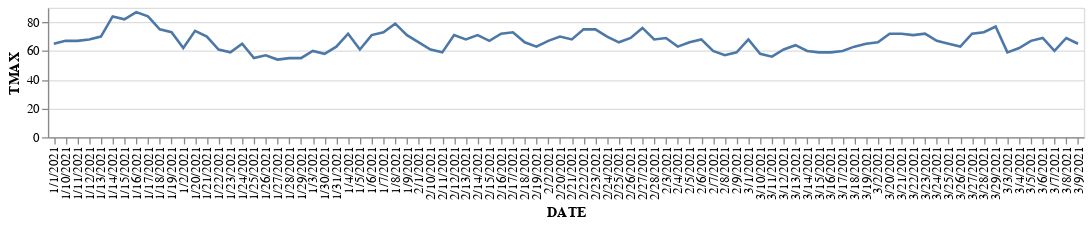

Notebook code cell kept with this figure:
### Markdown cell above
## Visualization

Plotting libraries often operate in such a way that tidy data is easier to plot.

### Code cell
alt.Chart(weather1).mark_line().encode(
    x = 'DATE',
    y = 'TMAX'
).properties(
    width = 800, 
    height = 100
)

### Figure 1 — Vega-Lite specification as saved in the notebook (floating-point values rounded to 4 significant figures)
{"config": {"view": {"continuousWidth": 400, "continuousHeight": 300}}, "data": {"name": "data-7707a377a611fea0e30a7390cb6491ab"}, "mark": "line", "encoding": {"x": {"type": "nominal", "field": "DATE"}, "y": {"type": "quantitative", "field": "TMAX"}}, "height": 100, "width": 800, "$schema": "https://vega.github.io/schema/vega-lite/v4.8.1.json", "datasets": {"data-7707a377a611fea0e30a7390cb6491ab": [{"STATION": "USW00023190", "NAME": "SANTA BARBARA MUNICIPAL AIRPORT, CA US", "DATE": "1/1/2021", "TMAX": 65, "TMIN": 37}, {"STATION": "USW00023190", "NAME": "SANTA BARBARA MUNICIPAL AIRPORT, CA US", "DATE": "1/2/2021", "TMAX": 62, "TMIN": 38}, {"STATION": "USW00023190", "NAME": "SANTA BARBARA MUNICIPAL AIRPORT, CA US", "DATE": "1/3/2021", "TMAX": 60, "TMIN": 42}, {"STATION": "USW00023190", "NAME": "SANTA BARBARA MUNICIPAL AIRPORT, CA US", "DATE": "1/4/2021", "TMAX": 72, "TMIN": 43}, {"STATION": "USW00023190", "NAME": "SANTA BARBARA MUNICIPAL AIRPORT, CA US", "DATE": "1/5/2021", "TMAX": 61, "TMIN": 40}, {"STATION": "USW00023190", "NAME": "SANTA BARBARA MUNICIPAL AIRPORT, CA US", "DATE": "1/6/2021", "TMAX": 71, "TMIN": 39}, {"STATION": "USW00023190", "NAME": "SANTA BARBARA MUNICIPAL AIRPORT, CA US", "DATE": "1/7/2021", "TMAX": 73, "TMIN": 38}, {"STATION": "USW00023190", "NAME": "SANTA BARBARA MUNICIPAL AIRPORT, CA US", "DATE": "1/8/2021", "TMAX": 79, "TMIN": 36}, {"STATION": "USW00023190", "NAME": "SANTA BARBARA MUNICIPAL AIRPORT, CA US", "DATE": "1/9/2021", "TMAX": 71, "TMIN": 39}, {"STATION": "USW00023190", "NAME": "SANTA BARBARA MUNICIPAL AIRPORT, CA US", "DATE": "1/10/2021", "TMAX": 67, "TMIN": 37}, {"STATION": "USW00023190", "NAME": "SANTA BARBARA MUNICIPAL AIRPORT, CA US", "DATE": "1/11/2021", "TMAX": 67, "TMIN": 36}, {"STATION": "USW00023190", "NAME": "SANTA BARBARA MUNICIPAL AIRPORT, CA US", "DATE": "1/12/2021", "TMAX": 68, "TMIN": 37}, {"STATION": "USW00023190", "NAME": "SANTA BARBARA MUNICIPAL AIRPORT, CA US", "DATE": "1/13/2021", "TMAX": 70, "TMIN": 39}, {"STATION": "USW00023190", "NAME": "SANTA BARBARA MUNICIPAL AIRPORT, CA US", "DATE": "1/14/2021", "TMAX": 84, "TMIN": 42}, {"STATION": "USW00023190", "NAME": "SANTA BARBARA MUNICIPAL AIRPORT, CA US", "DATE": "1/15/2021", "TMAX": 82, "TMIN": 42}, {"STATION": "USW00023190", "NAME": "SANTA BARBARA MUNICIPAL AIRPORT, CA US", "DATE": "1/16/2021", "TMAX": 87, "TMIN": 42}, {"STATION": "USW00023190", "NAME": "SANTA BARBARA MUNICIPAL AIRPORT, CA US", "DATE": "1/17/2021", "TMAX": 84, "TMIN": 46}, {"STATION": "USW00023190", "NAME": "SANTA BARBARA MUNICIPAL AIRPORT, CA US", "DATE": "1/18/2021", "TMAX": 75, "TMIN": 43}, {"STATION": "USW00023190", "NAME": "SANTA BARBARA MUNICIPAL AIRPORT, CA US", "DATE": "1/19/2021", "TMAX": 73, "TMIN": 47}, {"STATION": "USW00023190", "NAME": "SANTA BARBARA MUNICIPAL AIRPORT, CA US", "DATE": "1/20/2021", "TMAX": 74, "TMIN": 46}, {"STATION": "USW00023190", "NAME": "SANTA BARBARA MUNICIPAL AIRPORT, CA US", "DATE": "1/21/2021", "TMAX": 70, "TMIN": 42}, {"STATION": "USW00023190", "NAME": "SANTA BARBARA MUNICIPAL AIRPORT, CA US", "DATE": "1/22/2021", "TMAX": 61, "TMIN": 41}, {"STATION": "USW00023190", "NAME": "SANTA BARBARA MUNICIPAL AIRPORT, CA US", "DATE": "1/23/2021", "TMAX": 59, "TMIN": 40}, {"STATION": "USW00023190", "NAME": "SANTA BARBARA MUNICIPAL AIRPORT, CA US", "DATE": "1/24/2021", "TMAX": 65, "TMIN": 38}, {"STATION": "USW00023190", "NAME": "SANTA BARBARA MUNICIPAL AIRPORT, CA US", "DATE": "1/25/2021", "TMAX": 55, "TMIN": 44}, {"STATION": "USW00023190", "NAME": "SANTA BARBARA MUNICIPAL AIRPORT, CA US", "DATE": "1/26/2021", "TMAX": 57, "TMIN": 40}, {"STATION": "USW00023190", "NAME": "SANTA BARBARA MUNICIPAL AIRPORT, CA US", "DATE": "1/27/2021", "TMAX": 54, "TMIN": 48}, {"STATION": "USW00023190", "NAME": "SANTA BARBARA MUNICIPAL AIRPORT, CA US", "DATE": "1/28/2021", "TMAX": 55, "TMIN": 49}, {"STATION": "USW00023190", "NAME": "SANTA BARBARA MUNICIPAL AIRPORT, CA US", "DATE": "1/29/2021", "TMAX": 55, "TMIN": 42}, {"STATION": "USW00023190", "NAME": "SANTA BARBARA MUNICIPAL AIRPORT, CA US", "DATE": "1/30/2021", "TMAX": 58, "TMIN": 37}, {"STATION": "USW00023190", "NAME": "SANTA BARBARA MUNICIPAL AIRPORT, CA US", "DATE": "1/31/2021", "TMAX": 63, "TMIN": 37}, {"STATION": "USW00023190", "NAME": "SANTA BARBARA MUNICIPAL AIRPORT, CA US", "DATE": "2/1/2021", "TMAX": 66, "TMIN": 45}, {"STATION": "USW00023190", "NAME": "SANTA BARBARA MUNICIPAL AIRPORT, CA US", "DATE": "2/2/2021", "TMAX": 67, "TMIN": 40}, {"STATION": "USW00023190", "NAME": "SANTA BARBARA MUNICIPAL AIRPORT, CA US", "DATE": "2/3/2021", "TMAX": 69, "TMIN": 44}, {"STATION": "USW00023190", "NAME": "SANTA BARBARA MUNICIPAL AIRPORT, CA US", "DATE": "2/4/2021", "TMAX": 63, "TMIN": 37}, {"STATION": "USW00023190", "NAME": "SANTA BARBARA MUNICIPAL AIRPORT, CA US", "DATE": "2/5/2021", "TMAX": 66, "TMIN": 38}, {"STATION": "USW00023190", "NAME": "SANTA BARBARA MUNICIPAL AIRPORT, CA US", "DATE": "2/6/2021", "TMAX": 68, "TMIN": 38}, {"STATION": "USW00023190", "NAME": "SANTA BARBARA MUNICIPAL AIRPORT, CA US", "DATE": "2/7/2021", "TMAX": 60, "TMIN": 38}, {"STATION": "USW00023190", "NAME": "SANTA BARBARA MUNICIPAL AIRPORT, CA US", "DATE": "2/8/2021", "TMAX": 57, "TMIN": 49}, {"STATION": "USW00023190", "NAME": "SANTA BARBARA MUNICIPAL AIRPORT, CA US", "DATE": "2/9/2021", "TMAX": 59, "TMIN": 49}, {"STATION": "USW00023190", "NAME": "SANTA BARBARA MUNICIPAL AIRPORT, CA US", "DATE": "2/10/2021", "TMAX": 61, "TMIN": 41}, {"STATION": "USW00023190", "NAME": "SANTA BARBARA MUNICIPAL AIRPORT, CA US", "DATE": "2/11/2021", "TMAX": 59, "TMIN": 42}, {"STATION": "USW00023190", "NAME": "SANTA BARBARA MUNICIPAL AIRPORT, CA US", "DATE": "2/12/2021", "TMAX": 71, "TMIN": 49}, {"STATION": "USW00023190", "NAME": "SANTA BARBARA MUNICIPAL AIRPORT, CA US", "DATE": "2/13/2021", "TMAX": 68, "TMIN": 47}, {"STATION": "USW00023190", "NAME": "SANTA BARBARA MUNICIPAL AIRPORT, CA US", "DATE": "2/14/2021", "TMAX": 71, "TMIN": 43}, {"STATION": "USW00023190", "NAME": "SANTA BARBARA MUNICIPAL AIRPORT, CA US", "DATE": "2/15/2021", "TMAX": 67, "TMIN": 47}, {"STATION": "USW00023190", "NAME": "SANTA BARBARA MUNICIPAL AIRPORT, CA US", "DATE": "2/16/2021", "TMAX": 72, "TMIN": 47}, {"STATION": "USW00023190", "NAME": "SANTA BARBARA MUNICIPAL AIRPORT, CA US", "DATE": "2/17/2021", "TMAX": 73, "TMIN": 43}, {"STATION": "USW00023190", "NAME": "SANTA BARBARA MUNICIPAL AIRPORT, CA US", "DATE": "2/18/2021", "TMAX": 66, "TMIN": 40}, {"STATION": "USW00023190", "NAME": "SANTA BARBARA MUNICIPAL AIRPORT, CA US", "DATE": "2/19/2021", "TMAX": 63, "TMIN": 37}, {"STATION": "USW00023190", "NAME": "SANTA BARBARA MUNICIPAL AIRPORT, CA US", "DATE": "2/20/2021", "TMAX": 70, "TMIN": 45}, {"STATION": "USW00023190", "NAME": "SANTA BARBARA MUNICIPAL AIRPORT, CA US", "DATE": "2/21/2021", "TMAX": 68, "TMIN": 38}, {"STATION": "USW00023190", "NAME": "SANTA BARBARA MUNICIPAL AIRPORT, CA US", "DATE": "2/22/2021", "TMAX": 75, "TMIN": 37}, {"STATION": "USW00023190", "NAME": "SANTA BARBARA MUNICIPAL AIRPORT, CA US", "DATE": "2/23/2021", "TMAX": 75, "TMIN": 39}, {"STATION": "USW00023190", "NAME": "SANTA BARBARA MUNICIPAL AIRPORT, CA US", "DATE": "2/24/2021", "TMAX": 70, "TMIN": 41}, {"STATION": "USW00023190", "NAME": "SANTA BARBARA MUNICIPAL AIRPORT, CA US", "DATE": "2/25/2021", "TMAX": 66, "TMIN": 39}, {"STATION": "USW00023190", "NAME": "SANTA BARBARA MUNICIPAL AIRPORT, CA US", "DATE": "2/26/2021", "TMAX": 69, "TMIN": 36}, {"STATION": "USW00023190", "NAME": "SANTA BARBARA MUNICIPAL AIRPORT, CA US", "DATE": "2/27/2021", "TMAX": 76, "TMIN": 43}, {"STATION": "USW00023190", "NAME": "SANTA BARBARA MUNICIPAL AIRPORT, CA US", "DATE": "2/28/2021", "TMAX": 68, "TMIN": 38}, {"STATION": "USW00023190", "NAME": "SANTA BARBARA MUNICIPAL AIRPORT, CA US", "DATE": "3/1/2021", "TMAX": 68, "TMIN": 37}, {"STATION": "USW00023190", "NAME": "SANTA BARBARA MUNICIPAL AIRPORT, CA US", "DATE": "3/2/2021", "TMAX": 66, "TMIN": 36}, {"STATION": "USW00023190", "NAME": "SANTA BARBARA MUNICIPAL AIRPORT, CA US", "DATE": "3/3/2021", "TMAX": 59, "TMIN": 36}, {"STATION": "USW00023190", "NAME": "SANTA BARBARA MUNICIPAL AIRPORT, CA US", "DATE": "3/4/2021", "TMAX": 62, "TMIN": 37}, {"STATION": "USW00023190", "NAME": "SANTA BARBARA MUNICIPAL AIRPORT, CA US", "DATE": "3/5/2021", "TMAX": 67, "TMIN": 39}, {"STATION": "USW00023190", "NAME": "SANTA BARBARA MUNICIPAL AIRPORT, CA US", "DATE": "3/6/2021", "TMAX": 69, "TMIN": 43}, {"STATION": "USW00023190", "NAME": "SANTA BARBARA MUNICIPAL AIRPORT, CA US", "DATE": "3/7/2021", "TMAX": 60, "TMIN": 47}, {"STATION": "USW00023190", "NAME": "SANTA BARBARA MUNICIPAL AIRPORT, CA US", "DATE": "3/8/2021", "TMAX": 69, "TMIN": 47}, {"STATION": "USW00023190", "NAME": "SANTA BARBARA MUNICIPAL AIRPORT, CA US", "DATE": "3/9/2021", "TMAX": 65, "TMIN": 47}, {"STATION": "USW00023190", "NAME": "SANTA BARBARA MUNICIPAL AIRPORT, CA US", "DATE": "3/10/2021", "TMAX": 58, "TMIN": 43}, {"STATION": "USW00023190", "NAME": "SANTA BARBARA MUNICIPAL AIRPORT, CA US", "DATE": "3/11/2021", "TMAX": 56, "TMIN": 38}, {"STATION": "USW00023190", "NAME": "SANTA BARBARA MUNICIPAL AIRPORT, CA US", "DATE": "3/12/2021", "TMAX": 61, "TMIN": 35}, {"STATION": "USW00023190", "NAME": "SANTA BARBARA MUNICIPAL AIRPORT, CA US", "DATE": "3/13/2021", "TMAX": 64, "TMIN": 43}, {"STATION": "USW00023190", "NAME": "SANTA BARBARA MUNICIPAL AIRPORT, CA US", "DATE": "3/14/2021", "TMAX": 60, "TMIN": 40}, {"STATION": "USW00023190", "NAME": "SANTA BARBARA MUNICIPAL AIRPORT, CA US", "DATE": "3/15/2021", "TMAX": 59, "TMIN": 44}, {"STATION": "USW00023190", "NAME": "SANTA BARBARA MUNICIPAL AIRPORT, CA US", "DATE": "3/16/2021", "TMAX": 59, "TMIN": 35}, {"STATION": "USW00023190", "NAME": "SANTA BARBARA MUNICIPAL AIRPORT, CA US", "DATE": "3/17/2021", "TMAX": 60, "TMIN": 38}, {"STATION": "USW00023190", "NAME": "SANTA BARBARA MUNICIPAL AIRPORT, CA US", "DATE": "3/18/2021", "TMAX": 63, "TMIN": 47}, {"STATION": "USW00023190", "NAME": "SANTA BARBARA MUNICIPAL AIRPORT, CA US", "DATE": "3/19/2021", "TMAX": 65, "TMIN": 45}, {"STATION": "USW00023190", "NAME": "SANTA BARBARA MUNICIPAL AIRPORT, CA US", "DATE": "3/20/2021", "TMAX": 72, "TMIN": 54}, {"STATION": "USW00023190", "NAME": "SANTA BARBARA MUNICIPAL AIRPORT, CA US", "DATE": "3/21/2021", "TMAX": 72, "TMIN": 44}, {"STATION": "USW00023190", "NAME": "SANTA BARBARA MUNICIPAL AIRPORT, CA US", "DATE": "3/22/2021", "TMAX": 71, "TMIN": 50}, {"STATION": "USW00023190", "NAME": "SANTA BARBARA MUNICIPAL AIRPORT, CA US", "DATE": "3/23/2021", "TMAX": 72, "TMIN": 49}, {"STATION": "USW00023190", "NAME": "SANTA BARBARA MUNICIPAL AIRPORT, CA US", "DATE": "3/24/2021", "TMAX": 67, "TMIN": 41}, {"STATION": "USW00023190", "NAME": "SANTA BARBARA MUNICIPAL AIRPORT, CA US", "DATE": "3/25/2021", "TMAX": 65, "TMIN": 44}, {"STATION": "USW00023190", "NAME": "SANTA BARBARA MUNICIPAL AIRPORT, CA US", "DATE": "3/26/2021", "TMAX": 63, "TMIN": 40}, {"STATION": "USW00023190", "NAME": "SANTA BARBARA MUNICIPAL AIRPORT, CA US", "DATE": "3/27/2021", "TMAX": 72, "TMIN": 41}, {"STATION": "USW00023190", "NAME": "SANTA BARBARA MUNICIPAL AIRPORT, CA US", "DATE": "3/28/2021", "TMAX": 73, "TMIN": 41}, {"STATION": "USW00023190", "NAME": "SANTA BARBARA MUNICIPAL AIRPORT, CA US", "DATE": "3/29/2021", "TMAX": 77, "TMIN": 42}]}}
